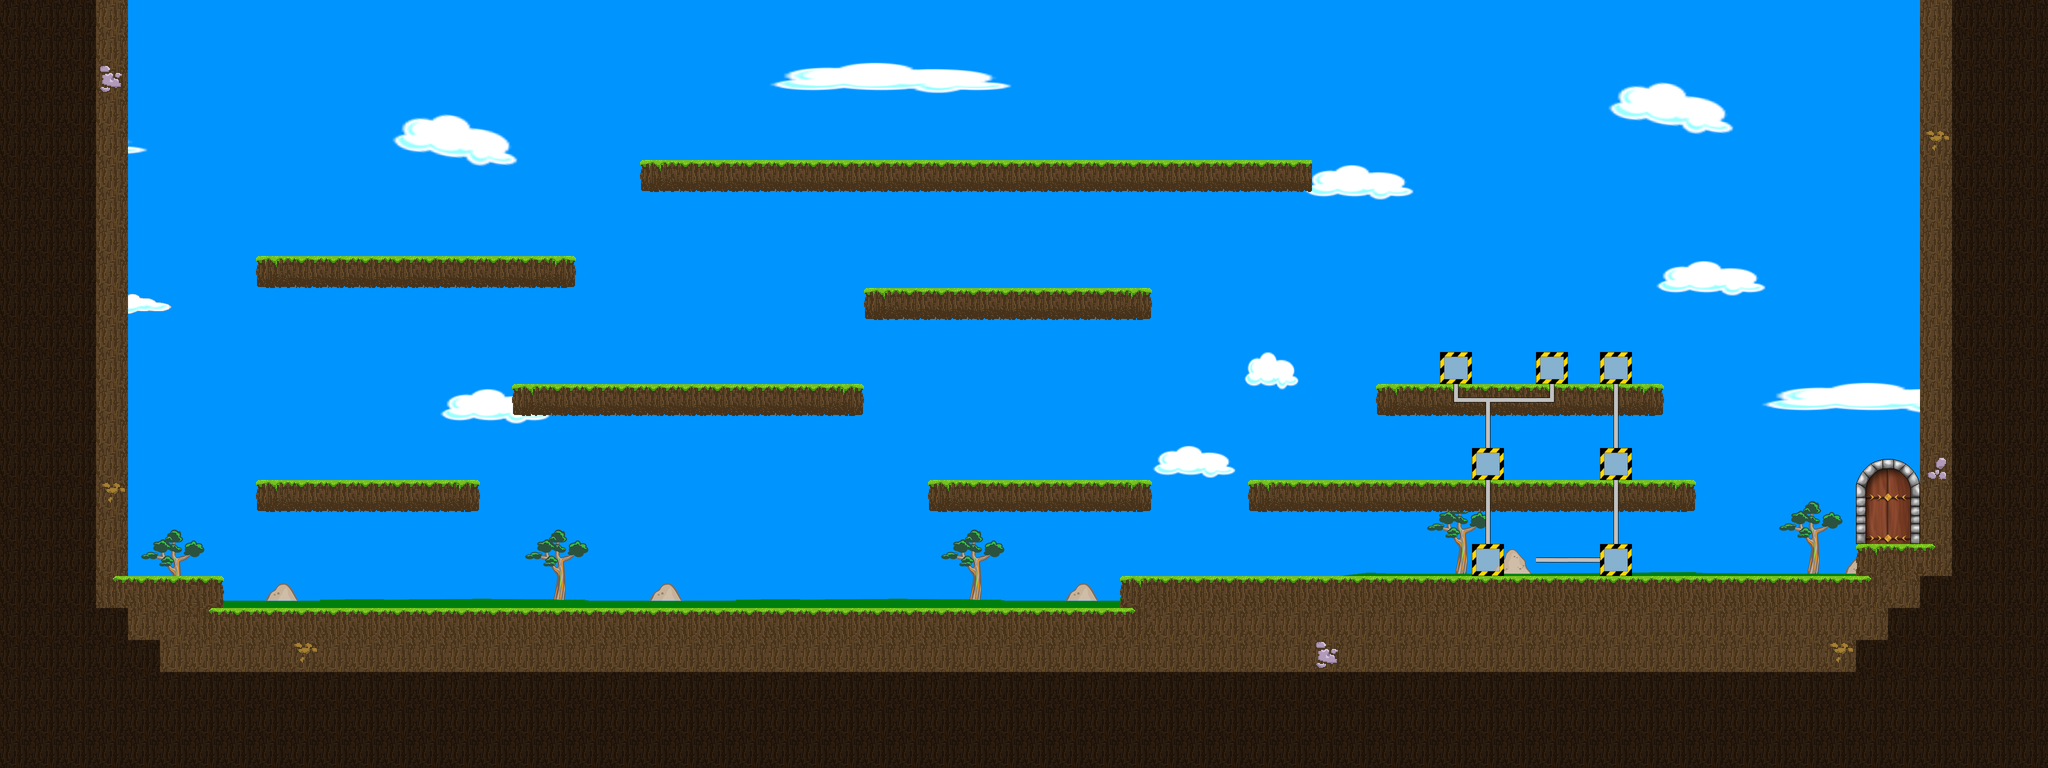

A level layout from a 2D game, rendered from its tile map. Below: a short description, then the map file with tile-grid data replaced by summaries:
An orthogonal 64x24 tile map with 64x64 px tiles, 7 tile layers (Hintergrund, Laufebene, Open Gate, Gate, ...), 7 tilesets.

<map version="1.0" orientation="orthogonal" renderorder="right-down" width="64" height="24" tilewidth="64" tileheight="64">
 <tileset firstgid="1" name="Hintergrund" tilewidth="64" tileheight="64">
  <image source="Hintergrund.png" trans="0000ff" width="2048" height="1024" />
 </tileset>
 <tileset firstgid="513" name="Rohre" tilewidth="64" tileheight="64">
  <image source="Rohre.png" trans="0000ff" width="256" height="256" />
 </tileset>
 <tileset firstgid="529" name="Metallobjekte" tilewidth="64" tileheight="64">
  <image source="Metallobjekte.png" trans="0000ff" width="256" height="256" />
 </tileset>
 <tileset firstgid="545" name="Maschinen" tilewidth="64" tileheight="64">
  <image source="Maschinen.png" trans="0000ff" width="256" height="256" />
 </tileset>
 <tileset firstgid="561" name="Laufebenen" tilewidth="64" tileheight="64">
  <image source="Laufebenen.png" trans="0000ff" width="256" height="256" />
 </tileset>
 <tileset firstgid="577" name="gate" tilewidth="64" tileheight="64">
  <image source="gate.png" trans="0000ff" width="256" height="256" />
 </tileset>
 <tileset firstgid="593" name="Ampeln" tilewidth="64" tileheight="64">
  <image source="Ampeln.png" trans="0000ff" width="128" height="128" />
 </tileset>
 <layer name="Hintergrund" width="64" height="24">
  <data>[1536 cells, 1536 non-empty, 420 distinct tile ids]</data>
 </layer>
 <layer name="Laufebene" width="64" height="24">
  <data>[1536 cells, 646 non-empty, 24 distinct tile ids]</data>
 </layer>
 <layer name="Open Gate" width="64" height="24">
  <data>[1536 cells, 6 non-empty, 6 distinct tile ids]</data>
 </layer>
 <layer name="Gate" width="64" height="24">
  <data>[1536 cells, 6 non-empty, 6 distinct tile ids]</data>
 </layer>
 <layer name="Pipes" width="64" height="24">
  <data>[1536 cells, 13 non-empty, 5 distinct tile ids]</data>
 </layer>
 <layer name="Ablagen" width="64" height="24">
  <data>[1536 cells, 7 non-empty, 1 distinct tile ids]</data>
 </layer>
 <layer name="Objektebene" width="64" height="24">
  <data>[1536 cells, 0 non-empty, 0 distinct tile ids]</data>
 </layer>
</map>
